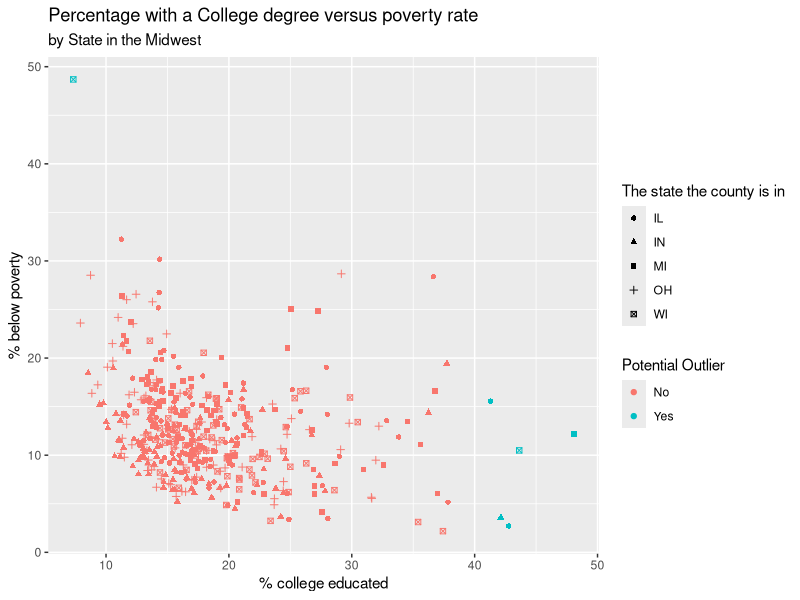

Source code (R):
## ---- chunk 1
#| eval: true
#| message: false

library(tidyverse)
## ---- chunk 2
midwest |>
  count(state, sort = TRUE)
## ---- chunk 3
midwest |>
  count(county, state) |>
  count(county, name = "nstates") |>
  filter(nstates == 5)
## ---- chunk 4
midwest |>
  filter(popdensity > 25000) |>
  select(county, state, popdensity, poptotal, area) |>
  arrange(desc(popdensity))
## ---- chunk 5
midwest |>
  filter(popdensity == max(popdensity)) |>
  select(county, state, popdensity, poptotal, area)
## ---- chunk 6
midwest |>
  summarize(
    median(popdensity),
    q1 = quantile(popdensity, 0.25),
    q3 = quantile(popdensity, 0.75)
  )
## ---- chunk 7
midwest |>
  count(state, inmetro) |>
  group_by(state) |>
  mutate(prop = n / sum(n))
## ---- chunk 8
midwest |>
  filter(percbelowpoverty >= 40,
         percollege <= 10) |>
  select(county, state,
         percbelowpoverty,
         percollege)
## ---- chunk 9
midwest |>
  filter(percollege >= 40,
         percbelowpoverty <= 20) |>
  select(county, state,
         percbelowpoverty,
         percollege)
## ---- chunk 10
midwest |>
  filter(
    (percbelowpoverty >= 40 & percollege <= 10) |
    (percbelowpoverty <= 20 & percollege >= 40)
  ) |>
  select(county, state,
         percbelowpoverty,
         percollege)
## ---- chunk 11
midwest |>
  mutate(
    potential_outlier = if_else(
    (percbelowpoverty >= 40 & percollege <= 10) |
    (percbelowpoverty <= 20 & percollege >= 40),
      "Yes",
      "No"
    )
  ) |>
  select(county, state,
         percbelowpoverty,
         percollege,
         potential_outlier) |>
  arrange(potential_outlier)
## ---- chunk 12
midwest |> 
  mutate(
  potential_outlier = if_else (
(percbelowpoverty >= 40 & percollege <= 10) | 
(percbelowpoverty <= 20 & percollege >= 40),
"Yes",
"No")) |>
ggplot (aes (x = percollege, y = percbelowpoverty, colour = potential_outlier, shape = state)) +
geom_point() +
  labs (
  x= "% college educated",
  y = "% below poverty",
  colour = "Potential Outlier",
  shape = "The state the county is in",
  title = "Percentage with a College degree versus poverty rate",
  subtitle = "by State in the Midwest")

